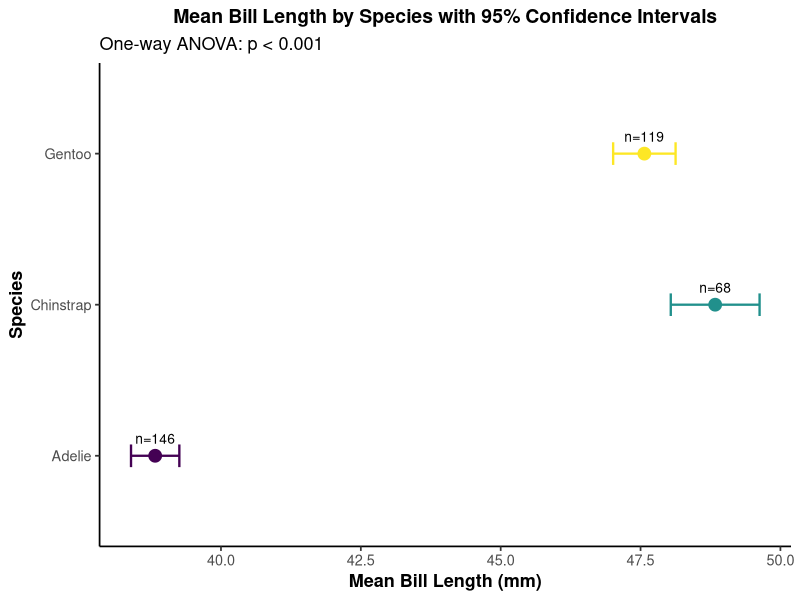
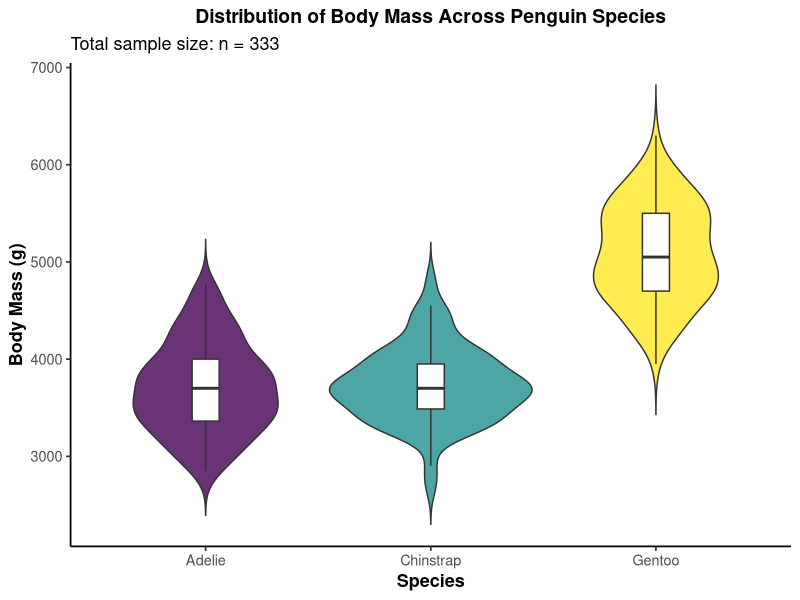
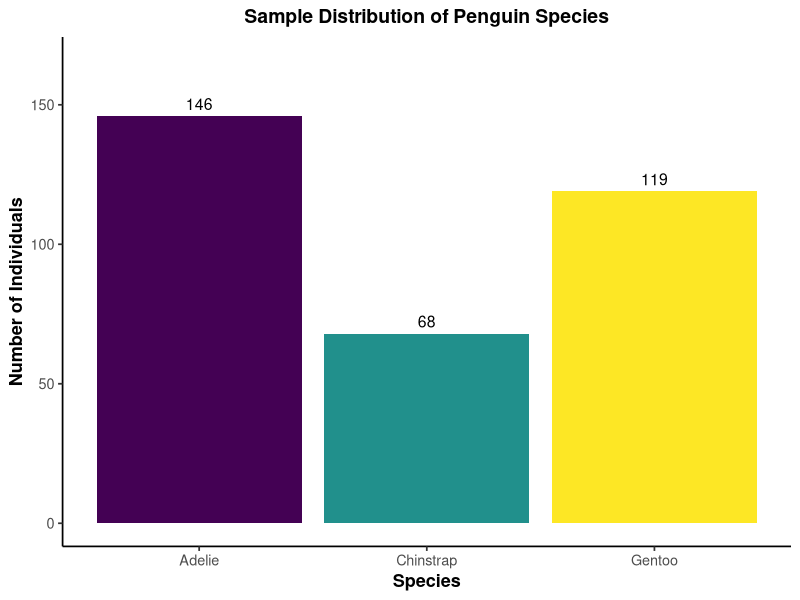
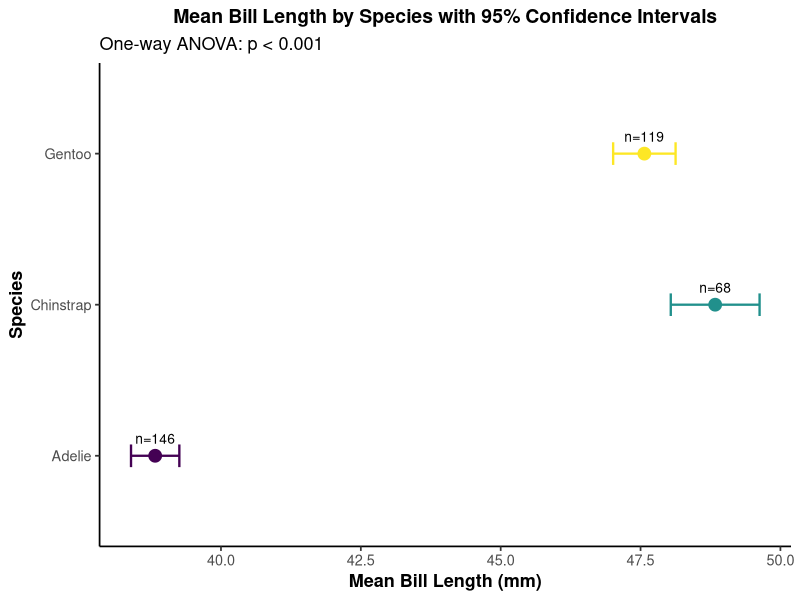
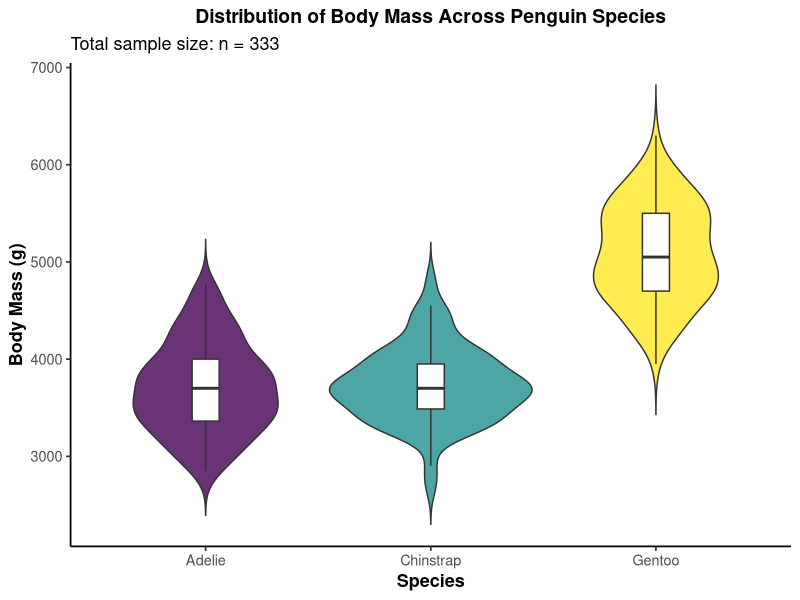
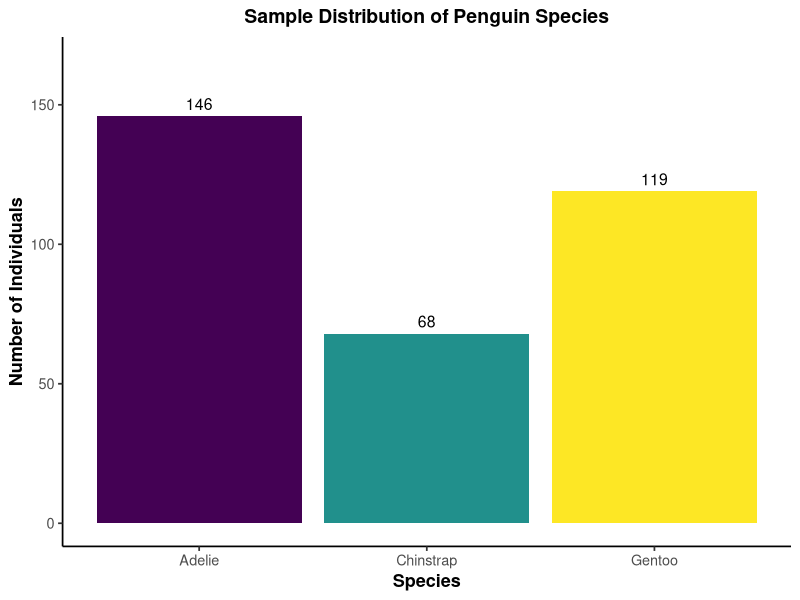

Write the R code that produced these figures, in order.
# ================================================================
# Palmer Penguins Analysis - Publication Style Visualizations
# ================================================================

# Install and load required packages
install.packages(c("palmerpenguins", "ggplot2", "dplyr", "viridis", "ggpubr"))
library(palmerpenguins)
library(ggplot2)
library(dplyr)
library(viridis)
library(ggpubr)

# Load dataset and remove missing values
data(penguins)
penguins <- na.omit(penguins)

# Define a consistent publication theme
publication_theme <- theme_classic(base_size = 13) +
  theme(
    plot.title = element_text(face = "bold", size = 14, hjust = 0.5),
    axis.title = element_text(face = "bold"),
    legend.position = "right",
    legend.title = element_text(face = "bold")
  )

# ================================================================
# 1. FREQUENCY TABLE
# ================================================================
freq_table <- table(penguins$species, penguins$island)
print(freq_table)

freq_df <- as.data.frame.matrix(freq_table)
write.csv(freq_df, "frequency_table.csv")

species_count <- table(penguins$species)
print(species_count)

sex_species_table <- table(penguins$species, penguins$sex)
print(sex_species_table)

# ================================================================
# 2. FOREST PLOT (with statistical test)
# ================================================================
summary_stats <- penguins %>%
  group_by(species) %>%
  summarise(
    mean_val = mean(bill_length_mm),
    sd_val = sd(bill_length_mm),
    n = n(),
    se = sd_val / sqrt(n),
    lower = mean_val - 1.96 * se,
    upper = mean_val + 1.96 * se
  )
print(summary_stats)

# ANOVA test to justify comparison shown in the forest plot
anova_result <- aov(bill_length_mm ~ species, data = penguins)
anova_summary <- summary(anova_result)
print(anova_summary)
p_value <- anova_summary[[1]]$`Pr(>F)`[1]

forest_plot <- ggplot(summary_stats, aes(x = mean_val, y = species, color = species)) +
  geom_point(size = 4) +
  geom_errorbarh(aes(xmin = lower, xmax = upper), height = 0.15, linewidth = 0.8) +
  geom_text(aes(label = paste0("n=", n)), vjust = -1.2, size = 3.5, color = "black") +
  scale_color_viridis_d() +
  labs(
    title = "Mean Bill Length by Species with 95% Confidence Intervals",
    subtitle = paste0("One-way ANOVA: p ", ifelse(p_value < 0.001, "< 0.001", paste0("= ", round(p_value, 3)))),
    x = "Mean Bill Length (mm)",
    y = "Species",
    color = "Species"
  ) +
  publication_theme +
  theme(legend.position = "none")

print(forest_plot)
ggsave("forest_plot.png", forest_plot, width = 7, height = 5, dpi = 300)

# ================================================================
# 3. VIOLIN PLOT
# ================================================================
violin_plot <- ggplot(penguins, aes(x = species, y = body_mass_g, fill = species)) +
  geom_violin(trim = FALSE, alpha = 0.8) +
  geom_boxplot(width = 0.12, fill = "white", outlier.shape = NA) +
  scale_fill_viridis_d() +
  labs(
    title = "Distribution of Body Mass Across Penguin Species",
    subtitle = paste0("Total sample size: n = ", nrow(penguins)),
    x = "Species",
    y = "Body Mass (g)"
  ) +
  publication_theme +
  theme(legend.position = "none")

print(violin_plot)
ggsave("violin_plot.png", violin_plot, width = 7, height = 5, dpi = 300)

# ================================================================
# 4. BAR CHART
# ================================================================
bar_chart <- ggplot(penguins, aes(x = species, fill = species)) +
  geom_bar() +
  geom_text(stat = "count", aes(label = after_stat(count)), vjust = -0.5, size = 4) +
  scale_fill_viridis_d() +
  labs(
    title = "Sample Distribution of Penguin Species",
    x = "Species",
    y = "Number of Individuals"
  ) +
  publication_theme +
  theme(legend.position = "none") +
  ylim(0, max(table(penguins$species)) + 20)

print(bar_chart)
ggsave("bar_chart.png", bar_chart, width = 7, height = 5, dpi = 300)
